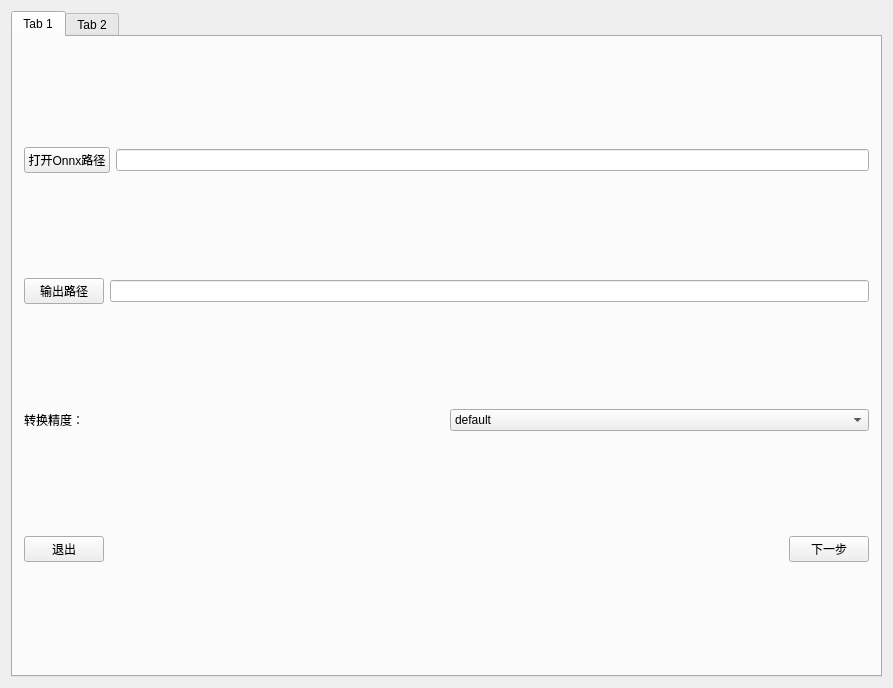
<?xml version="1.0" encoding="UTF-8"?>
<ui version="4.0">
 <class>ModelConverterClass</class>
 <widget class="QMainWindow" name="ModelConverterClass">
  <property name="geometry">
   <rect>
    <x>0</x>
    <y>0</y>
    <width>893</width>
    <height>688</height>
   </rect>
  </property>
  <property name="windowTitle">
   <string>ModelConverter</string>
  </property>
  <widget class="QWidget" name="centralWidget">
   <layout class="QGridLayout" name="gridLayout">
    <item row="0" column="0">
     <widget class="QTabWidget" name="tabWidget">
      <property name="currentIndex">
       <number>0</number>
      </property>
      <widget class="QWidget" name="tab">
       <attribute name="title">
        <string>Tab 1</string>
       </attribute>
       <layout class="QVBoxLayout" name="verticalLayout">
        <item>
         <layout class="QHBoxLayout" name="horizontalLayout">
          <item>
           <widget class="QPushButton" name="pbtn_openOnnxFilePath">
            <property name="text">
             <string>打开Onnx路径</string>
            </property>
           </widget>
          </item>
          <item>
           <widget class="QLineEdit" name="lEdit_onnxFilePath"/>
          </item>
         </layout>
        </item>
        <item>
         <layout class="QHBoxLayout" name="horizontalLayout_2">
          <item>
           <widget class="QPushButton" name="pbtn_outPutPath">
            <property name="text">
             <string>输出路径</string>
            </property>
           </widget>
          </item>
          <item>
           <widget class="QLineEdit" name="lEdit_outPutPath"/>
          </item>
         </layout>
        </item>
        <item>
         <layout class="QHBoxLayout" name="horizontalLayout_5">
          <item>
           <widget class="QLabel" name="label">
            <property name="text">
             <string>转换精度：</string>
            </property>
           </widget>
          </item>
          <item>
           <widget class="QComboBox" name="comboBox">
            <item>
             <property name="text">
              <string>default</string>
             </property>
            </item>
            <item>
             <property name="text">
              <string>fp16</string>
             </property>
            </item>
            <item>
             <property name="text">
              <string>bf16</string>
             </property>
            </item>
            <item>
             <property name="text">
              <string>int8</string>
             </property>
            </item>
            <item>
             <property name="text">
              <string>fp8</string>
             </property>
            </item>
            <item>
             <property name="text">
              <string>int4</string>
             </property>
            </item>
            <item>
             <property name="text">
              <string>best</string>
             </property>
            </item>
           </widget>
          </item>
         </layout>
        </item>
        <item>
         <layout class="QHBoxLayout" name="horizontalLayout_3">
          <item>
           <widget class="QPushButton" name="pbtn_exit">
            <property name="text">
             <string>退出</string>
            </property>
           </widget>
          </item>
          <item>
           <spacer name="horizontalSpacer">
            <property name="orientation">
             <enum>Qt::Orientation::Horizontal</enum>
            </property>
            <property name="sizeHint" stdset="0">
             <size>
              <width>40</width>
              <height>20</height>
             </size>
            </property>
           </spacer>
          </item>
          <item>
           <widget class="QPushButton" name="pbtn_nextStep">
            <property name="text">
             <string>下一步</string>
            </property>
           </widget>
          </item>
         </layout>
        </item>
       </layout>
      </widget>
      <widget class="QWidget" name="tab_2">
       <attribute name="title">
        <string>Tab 2</string>
       </attribute>
       <layout class="QVBoxLayout" name="verticalLayout_2">
        <item>
         <widget class="QProgressBar" name="progressBar">
          <property name="value">
           <number>24</number>
          </property>
         </widget>
        </item>
        <item>
         <widget class="QPlainTextEdit" name="plainTextEdit"/>
        </item>
        <item>
         <layout class="QHBoxLayout" name="horizontalLayout_4">
          <item>
           <widget class="QPushButton" name="pbtn_tab1Exit">
            <property name="text">
             <string>退出</string>
            </property>
           </widget>
          </item>
          <item>
           <widget class="QPushButton" name="pbtn_preStep">
            <property name="text">
             <string>上一步</string>
            </property>
           </widget>
          </item>
          <item>
           <spacer name="horizontalSpacer_2">
            <property name="orientation">
             <enum>Qt::Orientation::Horizontal</enum>
            </property>
            <property name="sizeHint" stdset="0">
             <size>
              <width>40</width>
              <height>20</height>
             </size>
            </property>
           </spacer>
          </item>
          <item>
           <widget class="QPushButton" name="pbtn_startConvert">
            <property name="text">
             <string>开始转换</string>
            </property>
           </widget>
          </item>
         </layout>
        </item>
       </layout>
      </widget>
     </widget>
    </item>
   </layout>
  </widget>
 </widget>
 <layoutdefault spacing="6" margin="11"/>
 <resources/>
 <connections/>
</ui>
